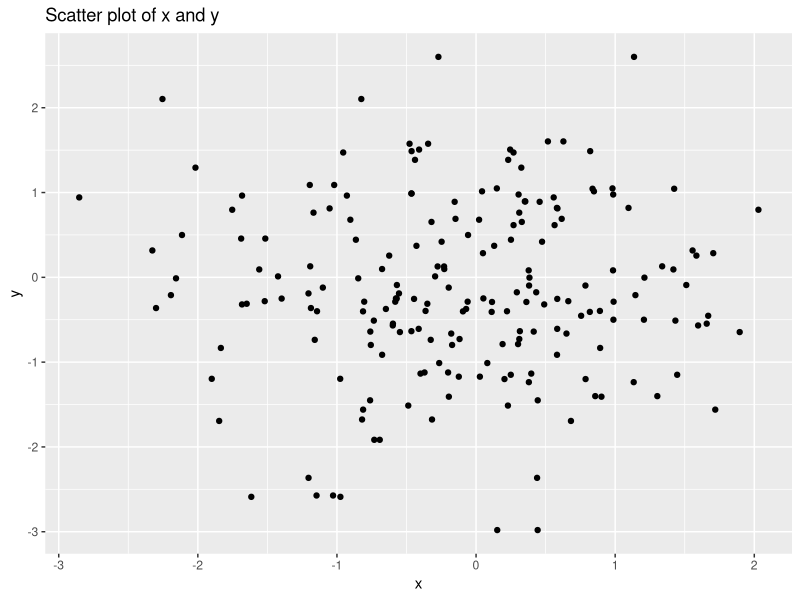

R code for this plot:
install.packages("ggplot2")
library(ggplot2)

create_scatter_plot <- function(data, x_var, y_var) {

  plot <- ggplot(data, aes_string(x = x_var, y = y_var)) +
    geom_point() +
    labs(
      title = paste("Scatter plot of", x_var, "and", y_var),
      x = x_var,
      y = y_var)

  print(plot)
}

data <- data.frame(x = rnorm(200), y = rnorm(100))

create_scatter_plot(data, "x", "y")

